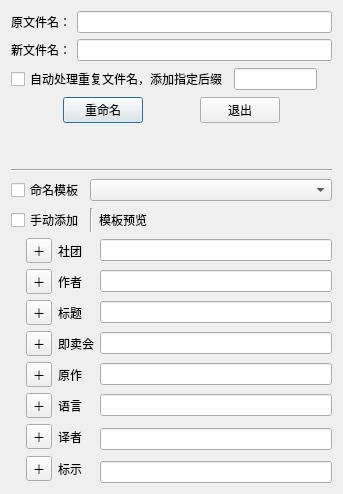
<?xml version="1.0" encoding="UTF-8"?>
<ui version="4.0">
 <class>Dialog</class>
 <widget class="QDialog" name="Dialog">
  <property name="geometry">
   <rect>
    <x>0</x>
    <y>0</y>
    <width>343</width>
    <height>494</height>
   </rect>
  </property>
  <property name="windowTitle">
   <string>重命名</string>
  </property>
  <layout class="QVBoxLayout" name="verticalLayout_4">
   <item>
    <layout class="QVBoxLayout" name="verticalLayout_3">
     <item>
      <layout class="QGridLayout" name="gridLayout">
       <item row="0" column="0">
        <widget class="QLabel" name="label">
         <property name="text">
          <string>原文件名：</string>
         </property>
        </widget>
       </item>
       <item row="0" column="1">
        <widget class="QLineEdit" name="lineEdit_original_filename"/>
       </item>
       <item row="1" column="0">
        <widget class="QLabel" name="label_2">
         <property name="text">
          <string>新文件名：</string>
         </property>
        </widget>
       </item>
       <item row="1" column="1">
        <widget class="QLineEdit" name="lineEdit_new_filename"/>
       </item>
      </layout>
     </item>
     <item>
      <layout class="QHBoxLayout" name="horizontalLayout">
       <item>
        <widget class="QCheckBox" name="checkBox_auto_dup_name">
         <property name="text">
          <string>自动处理重复文件名，添加指定后缀</string>
         </property>
        </widget>
       </item>
       <item>
        <widget class="QLineEdit" name="lineEdit_suffix"/>
       </item>
       <item>
        <spacer name="horizontalSpacer_4">
         <property name="orientation">
          <enum>Qt::Orientation::Horizontal</enum>
         </property>
         <property name="sizeHint" stdset="0">
          <size>
           <width>40</width>
           <height>20</height>
          </size>
         </property>
        </spacer>
       </item>
      </layout>
     </item>
     <item>
      <layout class="QHBoxLayout" name="horizontalLayout_2">
       <item>
        <spacer name="horizontalSpacer_3">
         <property name="orientation">
          <enum>Qt::Orientation::Horizontal</enum>
         </property>
         <property name="sizeHint" stdset="0">
          <size>
           <width>40</width>
           <height>20</height>
          </size>
         </property>
        </spacer>
       </item>
       <item>
        <widget class="QPushButton" name="pushButton_rename">
         <property name="text">
          <string>重命名</string>
         </property>
        </widget>
       </item>
       <item>
        <spacer name="horizontalSpacer">
         <property name="orientation">
          <enum>Qt::Orientation::Horizontal</enum>
         </property>
         <property name="sizeHint" stdset="0">
          <size>
           <width>40</width>
           <height>20</height>
          </size>
         </property>
        </spacer>
       </item>
       <item>
        <widget class="QPushButton" name="pushButton_quit">
         <property name="text">
          <string>退出</string>
         </property>
        </widget>
       </item>
       <item>
        <spacer name="horizontalSpacer_2">
         <property name="orientation">
          <enum>Qt::Orientation::Horizontal</enum>
         </property>
         <property name="sizeHint" stdset="0">
          <size>
           <width>40</width>
           <height>20</height>
          </size>
         </property>
        </spacer>
       </item>
      </layout>
     </item>
    </layout>
   </item>
   <item>
    <spacer name="verticalSpacer">
     <property name="orientation">
      <enum>Qt::Orientation::Vertical</enum>
     </property>
     <property name="sizeHint" stdset="0">
      <size>
       <width>20</width>
       <height>48</height>
      </size>
     </property>
    </spacer>
   </item>
   <item>
    <widget class="Line" name="line">
     <property name="orientation">
      <enum>Qt::Orientation::Horizontal</enum>
     </property>
    </widget>
   </item>
   <item>
    <layout class="QVBoxLayout" name="verticalLayout_2">
     <item>
      <layout class="QHBoxLayout" name="horizontalLayout_3" stretch="0,1">
       <item>
        <widget class="QCheckBox" name="checkBox_rename_pattern">
         <property name="text">
          <string>命名模板</string>
         </property>
        </widget>
       </item>
       <item>
        <widget class="QComboBox" name="comboBox_rename_pattern"/>
       </item>
      </layout>
     </item>
     <item>
      <layout class="QVBoxLayout" name="verticalLayout">
       <item>
        <layout class="QHBoxLayout" name="horizontalLayout_4" stretch="0,0,1">
         <item>
          <widget class="QCheckBox" name="checkBox_choose_field">
           <property name="text">
            <string>手动添加</string>
           </property>
          </widget>
         </item>
         <item>
          <widget class="Line" name="line_2">
           <property name="orientation">
            <enum>Qt::Orientation::Vertical</enum>
           </property>
          </widget>
         </item>
         <item>
          <widget class="QLabel" name="label_field_pattern">
           <property name="text">
            <string>模板预览</string>
           </property>
          </widget>
         </item>
        </layout>
       </item>
       <item>
        <layout class="QGridLayout" name="gridLayout_2">
         <property name="leftMargin">
          <number>15</number>
         </property>
         <item row="0" column="0">
          <widget class="QToolButton" name="toolButton_add_circle">
           <property name="text">
            <string>＋</string>
           </property>
          </widget>
         </item>
         <item row="0" column="1">
          <widget class="QLabel" name="label_3">
           <property name="text">
            <string>社团</string>
           </property>
          </widget>
         </item>
         <item row="0" column="2">
          <widget class="QLineEdit" name="lineEdit_circle"/>
         </item>
         <item row="1" column="0">
          <widget class="QToolButton" name="toolButton_add_artist">
           <property name="text">
            <string>＋</string>
           </property>
          </widget>
         </item>
         <item row="1" column="1">
          <widget class="QLabel" name="label_4">
           <property name="text">
            <string>作者</string>
           </property>
          </widget>
         </item>
         <item row="1" column="2">
          <widget class="QLineEdit" name="lineEdit_artist"/>
         </item>
         <item row="2" column="0">
          <widget class="QToolButton" name="toolButton_add_title">
           <property name="text">
            <string>＋</string>
           </property>
          </widget>
         </item>
         <item row="2" column="1">
          <widget class="QLabel" name="label_5">
           <property name="text">
            <string>标题</string>
           </property>
          </widget>
         </item>
         <item row="2" column="2">
          <widget class="QLineEdit" name="lineEdit_title"/>
         </item>
         <item row="3" column="0">
          <widget class="QToolButton" name="toolButton_add_convention">
           <property name="text">
            <string>＋</string>
           </property>
          </widget>
         </item>
         <item row="3" column="1">
          <widget class="QLabel" name="label_6">
           <property name="text">
            <string>即卖会</string>
           </property>
          </widget>
         </item>
         <item row="3" column="2">
          <widget class="QLineEdit" name="lineEdit_convention"/>
         </item>
         <item row="4" column="0">
          <widget class="QToolButton" name="toolButton_add_parody">
           <property name="text">
            <string>＋</string>
           </property>
          </widget>
         </item>
         <item row="4" column="1">
          <widget class="QLabel" name="label_7">
           <property name="text">
            <string>原作</string>
           </property>
          </widget>
         </item>
         <item row="4" column="2">
          <widget class="QLineEdit" name="lineEdit_parody"/>
         </item>
         <item row="5" column="0">
          <widget class="QToolButton" name="toolButton_add_language">
           <property name="text">
            <string>＋</string>
           </property>
          </widget>
         </item>
         <item row="5" column="1">
          <widget class="QLabel" name="label_8">
           <property name="text">
            <string>语言</string>
           </property>
          </widget>
         </item>
         <item row="5" column="2">
          <widget class="QLineEdit" name="lineEdit_language"/>
         </item>
         <item row="6" column="0">
          <widget class="QToolButton" name="toolButton_add_translator">
           <property name="text">
            <string>＋</string>
           </property>
          </widget>
         </item>
         <item row="6" column="1">
          <widget class="QLabel" name="label_9">
           <property name="text">
            <string>译者</string>
           </property>
          </widget>
         </item>
         <item row="6" column="2" rowspan="2">
          <widget class="QLineEdit" name="lineEdit_translator"/>
         </item>
         <item row="7" column="0" rowspan="2">
          <widget class="QToolButton" name="toolButton_add_special_indicator">
           <property name="text">
            <string>＋</string>
           </property>
          </widget>
         </item>
         <item row="7" column="1" rowspan="2">
          <widget class="QLabel" name="label_10">
           <property name="text">
            <string>标示</string>
           </property>
          </widget>
         </item>
         <item row="8" column="2">
          <widget class="QLineEdit" name="lineEdit_special_indicator"/>
         </item>
        </layout>
       </item>
      </layout>
     </item>
    </layout>
   </item>
  </layout>
 </widget>
 <resources/>
 <connections/>
</ui>
